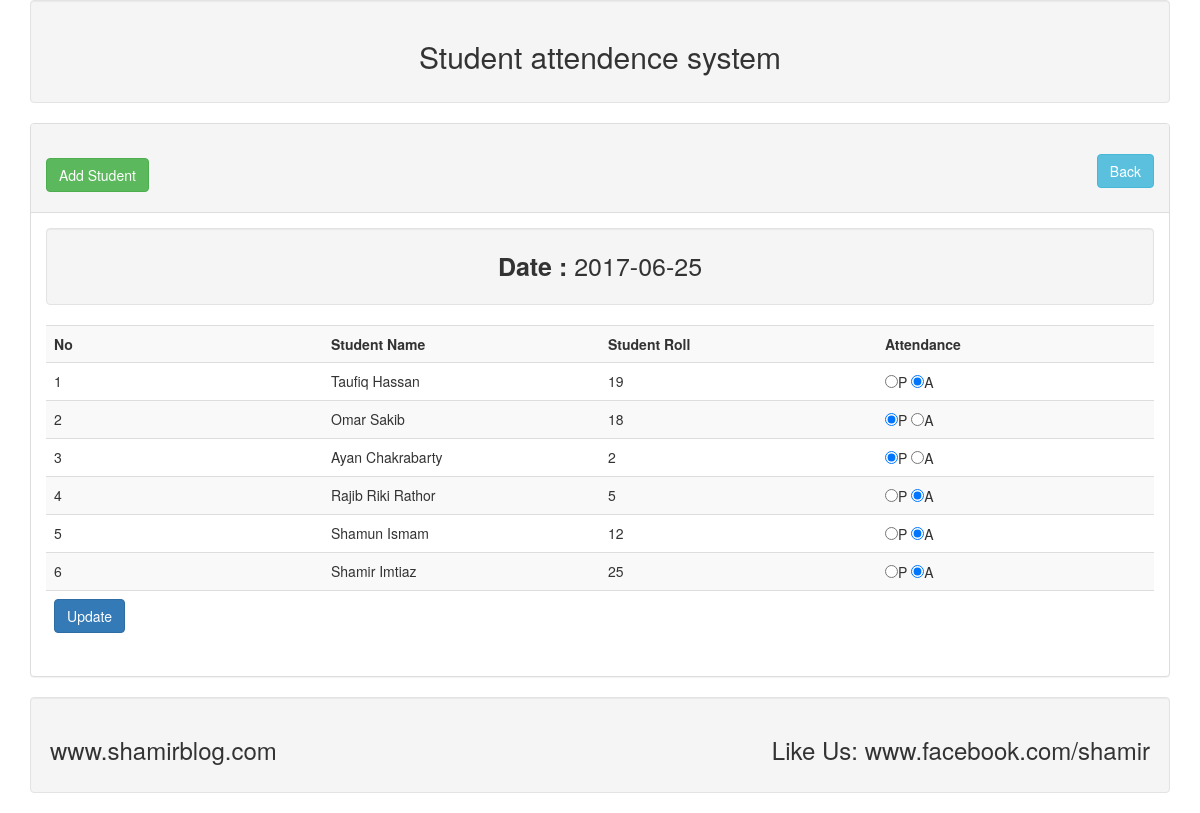
The page /stn_details.php?dt=2017-06-25 on the database its author committed.
### tables this page shows
CREATE TABLE `tbl_student` (
  `id` int(11) NOT NULL,
  `name` varchar(255) NOT NULL,
  `roll` int(11) NOT NULL
);

CREATE TABLE `tbl_attendence` (
  `id` int(11) NOT NULL,
  `roll` int(11) NOT NULL,
  `attend` varchar(255) DEFAULT NULL,
  `attend_time` date DEFAULT NULL
);

### lib/Database.php (called while the page is built, shortened)
<?php
	class Database{
		public $host = DB_HOST;
		public $user = DB_USER;
		public $pass = DB_PASS;
		public $dbname = DB_NAME;
		public $link;
		private function connectDb(){
			$this->link = new mysqli($this->host, $this->user, $this->pass, $this->dbname);
		}
		public function selectDb($query){
			$result = $this->link->query($query) or die($this->link->error.__LINE__);
			if($result->num_rows > 0){
				return $result;
			}else{
				return false;
			}
		}
	}
?>

### lib/Student.php (called while the page is built, shortened)
<?php
	$filepath = realpath(dirname(__FILE__));
	include_once $filepath.'/Database.php';
?>
<?php
	class Student{
		private $db;
		public function __construct(){
			$this->db = new Database();
		}
		public function get_studentData_all($dt){
			$query = "SELECT tbl_student.name,tbl_attendence.*
					 FROM tbl_student
					 INNER JOIN tbl_attendence
					 ON tbl_student.roll = tbl_attendence.roll
					 WHERE tbl_attendence.attend_time = '$dt'";
			$result = $this->db->selectDb($query);
			return $result;
		}
	}
?>

### stn_details.php (the view, shortened to what this page needs)
<?php include 'inc/header.php'; ?>
<?php include 'lib/Student.php'; ?>
<?php
	if (!isset($_GET['dt']) || empty($_GET['dt'])) {
		echo "<script>window.location='index.php';</script>";
	}else{
		$dt = $_GET['dt'];
	}
	$stu = new Student();
 ?>
<div class="panel panel-default">
	<div class="panel-heading">
		<h2>
			<a class="btn btn-success" href="add.php">Add Student</a>
			<a class="btn btn-info pull-right" href="viewstu.php">Back</a>
		</h2>
	</div>
		<div class="panel-body">
			<div class="well text-center" style="font-size: 25px;">
				<strong>Date : </strong><?php echo $dt; ?>
			</div>
			<form action="" method="post">
				<table class="table table-striped">
					<tr>
						<th width="25%">No</th>
						<th width="25%">Student Name</th>
						<th width="25%">Student Roll</th>
						<th width="25%">Attendance</th>
					</tr>
	<?php
			$upvalue = $stu->get_studentData_all($dt);
			if ($upvalue) {
				$i = 0;
				while ($value = $upvalue->fetch_assoc()) {
					$i++;
	 ?>
					<tr>
						<td><?php echo $i; ?></td>
						<td><?php echo $value['name']; ?></td>
						<td><?php echo $value['roll']; ?></td>
						<td>
							<input type="radio" name="attend[<?php echo $value['roll']; ?>]" <?php if($value['attend'] == 'present'){echo "checked";} ?> value="present">P
							<input type="radio" name="attend[<?php echo $value['roll']; ?>]" <?php if($value['attend'] == 'absent'){echo "checked";} ?> value="absent">A
						</td>
					</tr>
	<?php } } ?>
					<tr>
						<td colspan="4"><input class="btn btn-primary" type="submit" name="update" value="Update"></td>
					</tr>
				</table>
			</form>
		</div>
<?php include 'inc/footer.php'; ?>

### rows shown on the page
tbl_student: name "Taufiq Hassan", tbl_attendence.roll "19"
tbl_attendence: attend "☑"
tbl_student: name "Omar Sakib", tbl_attendence.roll "18"
tbl_attendence: attend "☑"
tbl_student: name "Ayan Chakrabarty", tbl_attendence.roll "2"
tbl_attendence: attend "☑"
tbl_student: name "Rajib Riki Rathor", tbl_attendence.roll "5"
tbl_attendence: attend "☑"
tbl_student: name "Shamun Ismam", tbl_attendence.roll "12"
tbl_attendence: attend "☑"
tbl_student: name "Shamir Imtiaz", tbl_attendence.roll "25"
tbl_attendence: attend "☑"

### other values the page prints
$dt "2017-06-25"
